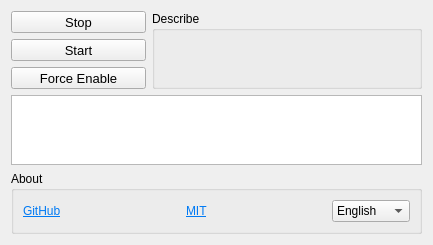
<?xml version="1.0" encoding="UTF-8"?>
<ui version="4.0">
 <class>MainUI</class>
 <widget class="QWidget" name="MainUI">
  <property name="geometry">
   <rect>
    <x>0</x>
    <y>0</y>
    <width>433</width>
    <height>221</height>
   </rect>
  </property>
  <property name="windowTitle">
   <string>MainUI</string>
  </property>
  <layout class="QVBoxLayout" name="verticalLayout" stretch="3,1,1">
   <item>
    <widget class="QWidget" name="widget_6" native="true">
     <layout class="QGridLayout" name="gridLayout" columnstretch="1,2">
      <property name="leftMargin">
       <number>0</number>
      </property>
      <property name="topMargin">
       <number>0</number>
      </property>
      <property name="rightMargin">
       <number>0</number>
      </property>
      <property name="bottomMargin">
       <number>0</number>
      </property>
      <item row="0" column="0">
       <widget class="QToolButton" name="tbStop">
        <property name="sizePolicy">
         <sizepolicy hsizetype="Expanding" vsizetype="Expanding">
          <horstretch>0</horstretch>
          <verstretch>0</verstretch>
         </sizepolicy>
        </property>
        <property name="font">
         <font>
          <pointsize>10</pointsize>
         </font>
        </property>
        <property name="toolTip">
         <string/>
        </property>
        <property name="text">
         <string>Stop</string>
        </property>
       </widget>
      </item>
      <item row="0" column="1" rowspan="3">
       <widget class="QGroupBox" name="groupBox">
        <property name="title">
         <string>Describe</string>
        </property>
        <layout class="QHBoxLayout" name="horizontalLayout">
         <item>
          <widget class="QLabel" name="labDescribe">
           <property name="text">
            <string/>
           </property>
           <property name="alignment">
            <set>Qt::AlignLeading|Qt::AlignLeft|Qt::AlignTop</set>
           </property>
           <property name="wordWrap">
            <bool>true</bool>
           </property>
          </widget>
         </item>
        </layout>
       </widget>
      </item>
      <item row="1" column="0">
       <widget class="QToolButton" name="tbStart">
        <property name="sizePolicy">
         <sizepolicy hsizetype="Expanding" vsizetype="Expanding">
          <horstretch>0</horstretch>
          <verstretch>0</verstretch>
         </sizepolicy>
        </property>
        <property name="font">
         <font>
          <pointsize>10</pointsize>
         </font>
        </property>
        <property name="toolTip">
         <string/>
        </property>
        <property name="text">
         <string>Start</string>
        </property>
       </widget>
      </item>
      <item row="2" column="0">
       <widget class="QToolButton" name="tbForceEnable">
        <property name="sizePolicy">
         <sizepolicy hsizetype="Expanding" vsizetype="Expanding">
          <horstretch>0</horstretch>
          <verstretch>0</verstretch>
         </sizepolicy>
        </property>
        <property name="font">
         <font>
          <pointsize>10</pointsize>
         </font>
        </property>
        <property name="toolTip">
         <string/>
        </property>
        <property name="text">
         <string>Force Enable</string>
        </property>
       </widget>
      </item>
     </layout>
    </widget>
   </item>
   <item>
    <widget class="QPlainTextEdit" name="textEdit">
     <property name="enabled">
      <bool>true</bool>
     </property>
     <property name="font">
      <font>
       <pointsize>10</pointsize>
      </font>
     </property>
     <property name="readOnly">
      <bool>true</bool>
     </property>
    </widget>
   </item>
   <item>
    <widget class="QGroupBox" name="groupBox_2">
     <property name="title">
      <string>About</string>
     </property>
     <layout class="QHBoxLayout" name="horizontalLayout_3">
      <item>
       <widget class="QWidget" name="widget_5" native="true">
        <layout class="QHBoxLayout" name="horizontalLayout_4">
         <property name="leftMargin">
          <number>0</number>
         </property>
         <property name="topMargin">
          <number>0</number>
         </property>
         <property name="rightMargin">
          <number>0</number>
         </property>
         <property name="bottomMargin">
          <number>0</number>
         </property>
         <item>
          <widget class="QLabel" name="label">
           <property name="text">
            <string>&lt;html&gt;&lt;head/&gt;&lt;body&gt;&lt;p&gt;&lt;a href=&quot;https://github.com/XMuli/windows-defender-close&quot;&gt;&lt;span style=&quot; text-decoration: underline; color:#007af4;&quot;&gt;GitHub&lt;/span&gt;&lt;/a&gt;&lt;/p&gt;&lt;/body&gt;&lt;/html&gt;</string>
           </property>
           <property name="textFormat">
            <enum>Qt::RichText</enum>
           </property>
           <property name="openExternalLinks">
            <bool>true</bool>
           </property>
          </widget>
         </item>
         <item>
          <spacer name="horizontalSpacer">
           <property name="orientation">
            <enum>Qt::Horizontal</enum>
           </property>
           <property name="sizeHint" stdset="0">
            <size>
             <width>40</width>
             <height>20</height>
            </size>
           </property>
          </spacer>
         </item>
         <item>
          <widget class="QLabel" name="label_2">
           <property name="text">
            <string>&lt;html&gt;&lt;head/&gt;&lt;body&gt;&lt;p&gt;&lt;a href=&quot;https://github.com/XMuli/windows-defender-close/blob/master/LICENSE&quot;&gt;&lt;span style=&quot; text-decoration: underline; color:#007af4;&quot;&gt;MIT&lt;/span&gt;&lt;/a&gt;&lt;/p&gt;&lt;/body&gt;&lt;/html&gt;</string>
           </property>
           <property name="openExternalLinks">
            <bool>true</bool>
           </property>
          </widget>
         </item>
         <item>
          <spacer name="horizontalSpacer_2">
           <property name="orientation">
            <enum>Qt::Horizontal</enum>
           </property>
           <property name="sizeHint" stdset="0">
            <size>
             <width>40</width>
             <height>20</height>
            </size>
           </property>
          </spacer>
         </item>
        </layout>
       </widget>
      </item>
      <item>
       <widget class="QComboBox" name="cbbLanguage">
        <property name="sizePolicy">
         <sizepolicy hsizetype="Preferred" vsizetype="Preferred">
          <horstretch>0</horstretch>
          <verstretch>0</verstretch>
         </sizepolicy>
        </property>
        <property name="minimumSize">
         <size>
          <width>0</width>
          <height>0</height>
         </size>
        </property>
        <item>
         <property name="text">
          <string>English</string>
         </property>
        </item>
        <item>
         <property name="text">
          <string>简体中文</string>
         </property>
        </item>
        <item>
         <property name="text">
          <string>繁体中文</string>
         </property>
        </item>
       </widget>
      </item>
     </layout>
    </widget>
   </item>
  </layout>
 </widget>
 <resources/>
 <connections/>
</ui>
